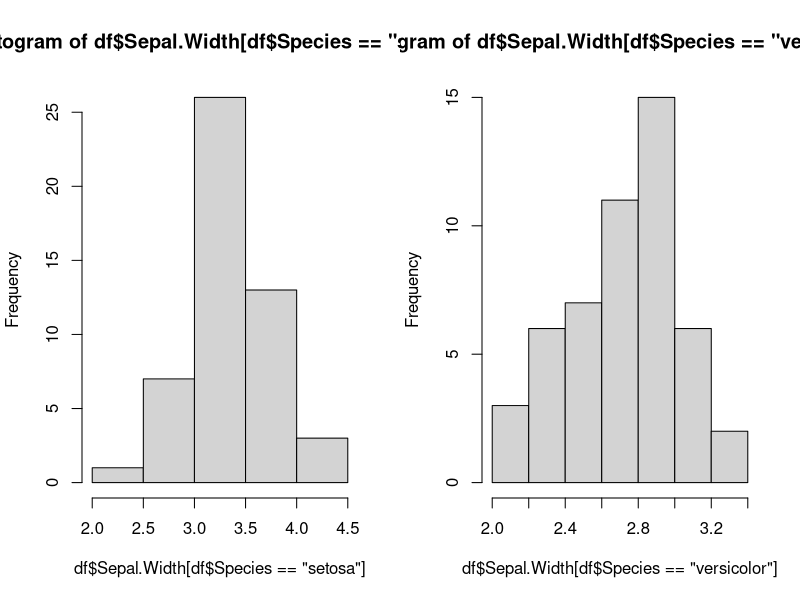

Recreate this plot in R.
df <- subset(iris , subset = (Species != "virginica"))
df$Species <- as.character(df$Species)
par(mfrow = c(1,2))
hist(df$Sepal.Width[df$Species == "setosa"])
hist(df$Sepal.Width[df$Species == "versicolor"])

shapiro.test(df$Sepal.Width[df$Species == "setosa"])
shapiro.test(df$Sepal.Width[df$Species == "versicolor"])

bartlett.test(df$Sepal.Width ~ df$Species)

t.test(df$Sepal.Width ~ df$Species , mu = 0 , var.equal = TRUE  )